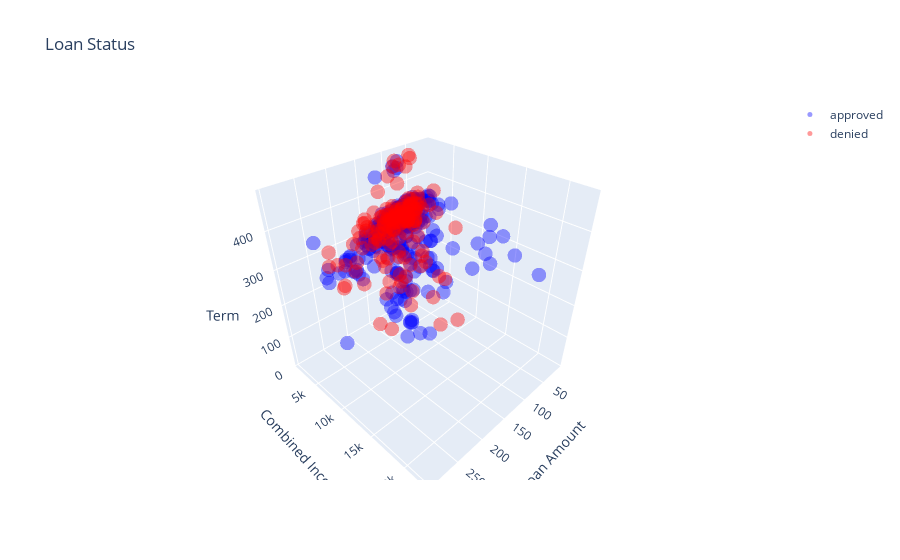

This figure's notebook cell:
### Markdown cell above
#### Visualize the relationships with the target

### Code cell
# plotly visualization of Loan Status
import plotly.graph_objects as go

# remove a few outliers & split
approved=data_set[(data_set['LoanAmount']<300) & (data_set['Combined_Income']<25000) & (data_set['Loan_Status']=='Y')]
denied=data_set[(data_set['LoanAmount']<300) & (data_set['Combined_Income']<25000) & (data_set['Loan_Status']=='N')]

trace0=go.Scatter3d(
    x=approved['LoanAmount'],
    y=approved['Combined_Income'],
    z=approved['Loan_Amount_Term'],
    name='approved',
    mode='markers',
    text = list(zip(
            ["Education: {}".format(x) for x in data_set['Education']],
            ["Property Area: {}".format(x) for x in data_set['Property_Area']],
            ["Gender: {}".format(x) for x in data_set['Gender']]
            )) ,
    hoverinfo='text',
    marker=dict(size=5, color='blue', opacity=0.4))

trace1=go.Scatter3d(
    x=denied['LoanAmount'],
    y=denied['Combined_Income'],
    z=denied['Loan_Amount_Term'],
    name='denied',
    mode='markers',
    text = list(zip(
            ["Education: {}".format(x) for x in data_set['Education']],
            ["Property Area: {}".format(x) for x in data_set['Property_Area']],
            ["Loan Status: {}".format(x) for x in data_set['Loan_Status']]
            )) ,
    hoverinfo='text',
    marker=dict(size=5, color='red', opacity=0.4))

layout = go.Layout(title="Loan Status",
                    showlegend=True,
                        scene = dict(
                        xaxis=dict(title='Loan Amount'),
                        yaxis=dict(title='Combined Income'),
                        zaxis=dict(title='Term')
                ))
fig=go.Figure([trace0, trace1], layout)
fig

### Figure 1 — Plotly figure (JSON) as saved in the notebook; plotly's stock layout.template omitted (floating-point values rounded to 4 significant figures; data arrays with more than 128 entries replaced by an {"elided": "..."} marker saying what was removed)
{"data": [{"hoverinfo": "text", "marker": {"color": "blue", "opacity": 0.4, "size": 5}, "mode": "markers", "name": "approved", "text": {"elided": "614 str values"}, "type": "scatter3d", "x": {"elided": "391 int values"}, "y": {"elided": "391 float values"}, "z": {"elided": "391 int values"}}, {"hoverinfo": "text", "marker": {"color": "red", "opacity": 0.4, "size": 5}, "mode": "markers", "name": "denied", "text": {"elided": "614 str values"}, "type": "scatter3d", "x": {"elided": "167 int values"}, "y": {"elided": "167 int values"}, "z": {"elided": "167 int values"}}], "layout": {"scene": {"xaxis": {"title": {"text": "Loan Amount"}}, "yaxis": {"title": {"text": "Combined Income"}}, "zaxis": {"title": {"text": "Term"}}}, "showlegend": true, "title": {"text": "Loan Status"}}}
